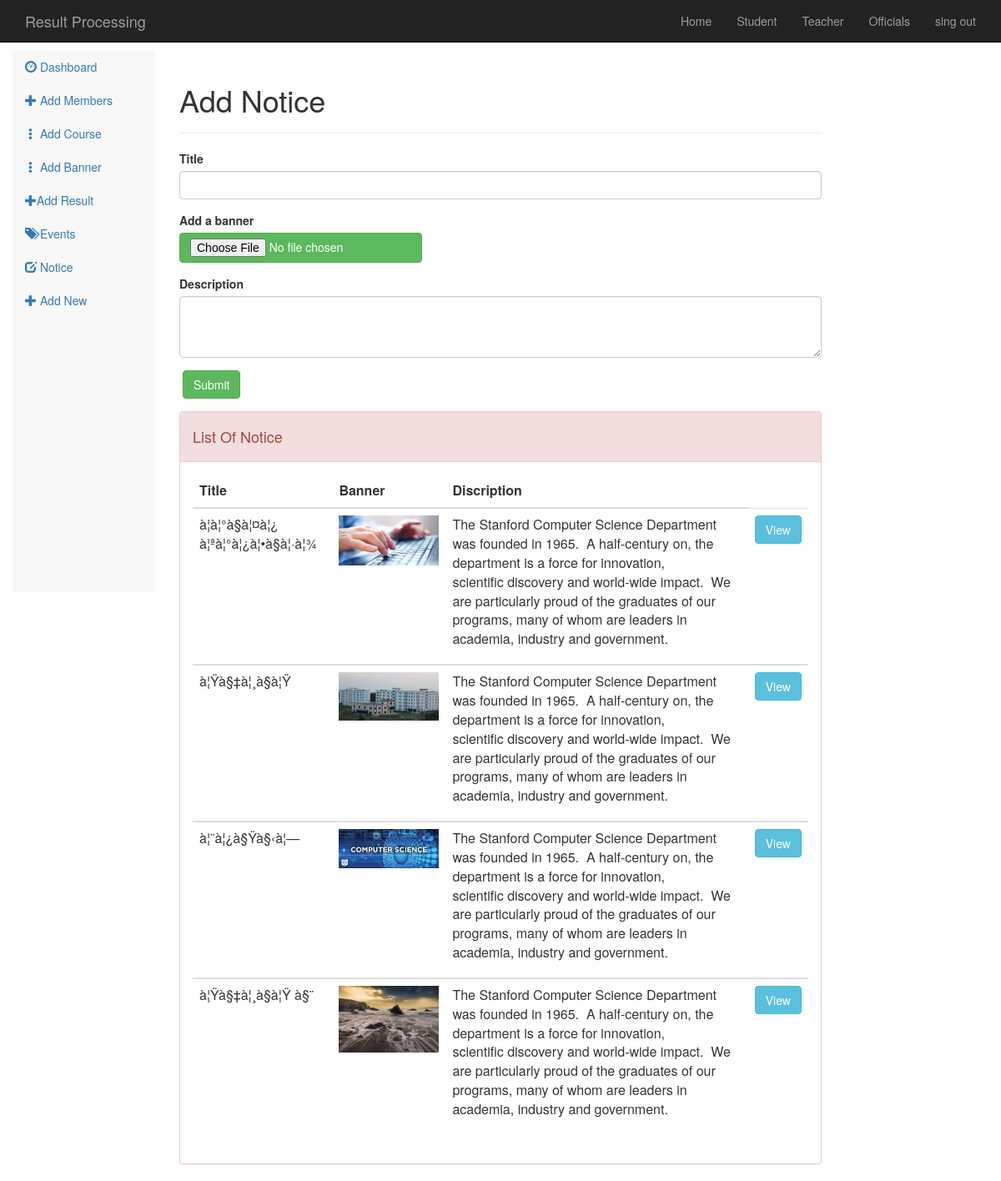
Page /admin/notice.php on the committed database.
### tables this page shows
CREATE TABLE `notices` (
  `notice_id` int(11) NOT NULL,
  `notice_title` varchar(100) NOT NULL,
  `description` text NOT NULL,
  `banner` varchar(100) NOT NULL
);

### admin/notice.php (the view, shortened to what this page needs)
<?php include 'include/condb.php';?>
<html>
	<head>
		<link rel="stylesheet" href="../bootstrap/css/bootstrap.css">
	</head>
	<body>
		<?php include 'include/header.php';?>
		<div style="width:50px;height:60px;"></div>
		<?php include 'include/sidebar.php';?>
		<div class="col-lg-8">
			<div class="page-header"> <h1>Add Notice   </h1> </div>
					<div class="container-fluid">
				<form class="form-horizontal" enctype="multipart/form-data" action="notice.php" method="post">
					<div class="form-group">
						<label for="title"> Title </label>
						<input  id="title" type="text" name="notice_title" class="form-control">
					</div>
					<div class="form-group">
						<label for="banner"> Add a banner </label>
						<input  id="banner" type="file" name="banner" class="btn btn-success">
					</div>
					<div class="form-group">
						<label for="description"> Description</label>
						<textarea class="form-control" name="description" rows="3"></textarea>
					</div>
					<div class="form-group">
						<input  id="submit" type="submit" name="submit" class="btn btn-success">
					</div>
				</form>
		</div>
		<div class="panel panel-danger">
				<div class="panel-heading"> <h4> List Of Notice </h4> </div>
				<div class="panel-body">
					<table class="table">
						<thead>
							<th>Title </th>
							<th>Banner </th>
							<th> Discription   </th>
						</thead>
						<?php
									$sql="SELECT * FROM notices ";
						         	$run_sql= mysqli_query($con,$sql);
									 while ($rows= mysqli_fetch_array($run_sql)) {
									 		echo'
										 		 <tbody>
													<td> '.$rows['notice_title'].' </td>
													<td>  <img src="../images/'.$rows['banner'].'" width="120px"> </td>
													<td> '.$rows['description'].' </td>
											 		<td>
														<button type="button" class="btn btn-info" data-toggle="modal" data-target="#myModal"
														                                               data-id="first_name" >View
														</button>
															<div class="modal fade" id="myModal" role="dialog">
																<div class="modal-dialog">
																	<div class="modal-content">
																		<div class="panel panel-warning">
																			<div class="panel-heading"> <h4 class="modal-panel"> View Information
																				 <button type="button" class="close" data-dismiss="modal" aria-hidden="true">×</button>
																			 </h4> </div>
																			<div class="panel-body">
																				<div class="modal-body">
																				</div>
																				<div class="modal-footer">
																					<button class="btn btn-default" data-dismiss="modal" type="button">Close</button>
																				</div>
																			</div>
																		</div>
																	</div>
																</div>
															</div>
													</td>
												</tbody>
											';
										}
							?>
					</table>
				</div>
	</body>
</html>

### admin/include/header.php (shortened to what this page needs)
<header class=" navbar navbar-inverse navbar-fixed-top">
	<div class="clearfix container">
		<div class="navbar-header">
			<a href="index.php" class="navbar-brand"> Result Processing </a>
		</div>
		<div style="height: 1px;" aria-expanded="false" id="navbar" class="navbar-collapse collapse">
			<ul class="nav navbar-nav navbar-right">
					<li><a href="../index.php">Home</a></li>
					<li><a href="#">Student</a></li>
					<li><a href="#">Teacher</a></li>
					<li><a href="#">Officials </a></li>
					<li><a href="../index.php">sing out</a></li>
			</ul>
		</div>
	</div>
</header>

### admin/include/sidebar.php (shortened to what this page needs)
<div class="col-lg-2 ">
	<ul class="navbar-default nav" style="height:650px">
		<li><a href="dashboard.php"><i class="glyphicon glyphicon-dashboard"></i> Dashboard</a></li>
		<li><a href="#add-members " data-toggle="collapse"><i class="glyphicon glyphicon-plus"></i> Add Members</a></li>
		<li><a href="add-course.php"><i class="glyphicon glyphicon-option-vertical"></i> Add Course</a></li>
		<li><a href="add-banner.php"><i class="glyphicon glyphicon-option-vertical"></i> Add Banner</a></li>
		<li><a href="#add-result " data-toggle="collapse"><i class="glyphicon glyphicon-plus"></i>Add Result</a></li>
		<li><a href="events.php"><i class="glyphicon glyphicon-tags"></i> Events</a></li>
		<li><a href="notice.php"><i class="glyphicon glyphicon-edit"></i> Notice</a></li>
		<li><a href="#add-new " data-toggle="collapse"><i class="glyphicon glyphicon-plus"></i> Add New</a></li>
	</ul>
</div>

### rows in the picture
notices: notice_title "à¦­à¦°à§à¦¤à¦¿ à¦ªà¦°à¦¿à¦•à§à¦·à¦¾", banner (picture), description "The Stanford Computer Science Department was founded in 1965. A half-century on, the department is a force for innovation, scientific discovery and world-wide impact. We are particularly proud of the graduates of our programs, many of whom are leaders in academia, industry and government."
notices: notice_title "à¦Ÿà§‡à¦¸à§à¦Ÿ", banner (picture), description "The Stanford Computer Science Department was founded in 1965. A half-century on, the department is a force for innovation, scientific discovery and world-wide impact. We are particularly proud of the graduates of our programs, many of whom are leaders in academia, industry and government."
notices: notice_title "à¦¨à¦¿à§Ÿà§‹à¦—", banner (picture), description "The Stanford Computer Science Department was founded in 1965. A half-century on, the department is a force for innovation, scientific discovery and world-wide impact. We are particularly proud of the graduates of our programs, many of whom are leaders in academia, industry and government."
notices: notice_title "à¦Ÿà§‡à¦¸à§à¦Ÿ à§¨", banner (picture), description "The Stanford Computer Science Department was founded in 1965. A half-century on, the department is a force for innovation, scientific discovery and world-wide impact. We are particularly proud of the graduates of our programs, many of whom are leaders in academia, industry and government."
